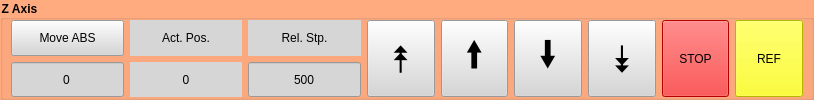
            <widget class="QGroupBox" name="groupBox_8">
             <property name="sizePolicy">
              <sizepolicy hsizetype="Expanding" vsizetype="Expanding">
               <horstretch>0</horstretch>
               <verstretch>0</verstretch>
              </sizepolicy>
             </property>
             <property name="font">
              <font>
               <weight>75</weight>
               <bold>true</bold>
              </font>
             </property>
             <property name="autoFillBackground">
              <bool>false</bool>
             </property>
             <property name="styleSheet">
              <string notr="true">background-color: rgb(255, 170, 127);</string>
             </property>
             <property name="title">
              <string>Z Axis</string>
             </property>
             <property name="flat">
              <bool>true</bool>
             </property>
             <layout class="QGridLayout" name="gridLayout_11" columnstretch="5,5,5,3,3,3,3,3,3">
              <property name="leftMargin">
               <number>8</number>
              </property>
              <property name="topMargin">
               <number>0</number>
              </property>
              <property name="rightMargin">
               <number>8</number>
              </property>
              <property name="bottomMargin">
               <number>0</number>
              </property>
              <item row="0" column="0">
               <widget class="QPushButton" name="move_abs_z_btn">
                <property name="sizePolicy">
                 <sizepolicy hsizetype="Preferred" vsizetype="Minimum">
                  <horstretch>0</horstretch>
                  <verstretch>0</verstretch>
                 </sizepolicy>
                </property>
                <property name="minimumSize">
                 <size>
                  <width>1</width>
                  <height>0</height>
                 </size>
                </property>
                <property name="font">
                 <font>
                  <weight>50</weight>
                  <bold>false</bold>
                 </font>
                </property>
                <property name="styleSheet">
                 <string notr="true">background-color: rgb(214, 214, 214);</string>
                </property>
                <property name="text">
                 <string>Move ABS</string>
                </property>
               </widget>
              </item>
              <item row="0" column="1">
               <widget class="QLabel" name="label_8">
                <property name="sizePolicy">
                 <sizepolicy hsizetype="Preferred" vsizetype="Minimum">
                  <horstretch>0</horstretch>
                  <verstretch>0</verstretch>
                 </sizepolicy>
                </property>
                <property name="minimumSize">
                 <size>
                  <width>1</width>
                  <height>0</height>
                 </size>
                </property>
                <property name="font">
                 <font>
                  <weight>50</weight>
                  <bold>false</bold>
                 </font>
                </property>
                <property name="styleSheet">
                 <string notr="true">background-color: rgb(214, 214, 214);</string>
                </property>
                <property name="text">
                 <string>Act. Pos.</string>
                </property>
                <property name="alignment">
                 <set>Qt::AlignCenter</set>
                </property>
               </widget>
              </item>
              <item row="0" column="2">
               <widget class="QLabel" name="label_9">
                <property name="sizePolicy">
                 <sizepolicy hsizetype="Preferred" vsizetype="Minimum">
                  <horstretch>0</horstretch>
                  <verstretch>0</verstretch>
                 </sizepolicy>
                </property>
                <property name="minimumSize">
                 <size>
                  <width>1</width>
                  <height>0</height>
                 </size>
                </property>
                <property name="font">
                 <font>
                  <weight>50</weight>
                  <bold>false</bold>
                 </font>
                </property>
                <property name="styleSheet">
                 <string notr="true">background-color: rgb(214, 214, 214);</string>
                </property>
                <property name="text">
                 <string>Rel. Stp.</string>
                </property>
                <property name="alignment">
                 <set>Qt::AlignCenter</set>
                </property>
               </widget>
              </item>
              <item row="1" column="0">
               <widget class="QLineEdit" name="move_abs_z_entry">
                <property name="sizePolicy">
                 <sizepolicy hsizetype="Preferred" vsizetype="Minimum">
                  <horstretch>0</horstretch>
                  <verstretch>0</verstretch>
                 </sizepolicy>
                </property>
                <property name="minimumSize">
                 <size>
                  <width>1</width>
                  <height>0</height>
                 </size>
                </property>
                <property name="font">
                 <font>
                  <weight>50</weight>
                  <bold>false</bold>
                 </font>
                </property>
                <property name="styleSheet">
                 <string notr="true">background-color: rgb(214, 214, 214);</string>
                </property>
                <property name="text">
                 <string>0</string>
                </property>
                <property name="alignment">
                 <set>Qt::AlignCenter</set>
                </property>
               </widget>
              </item>
              <item row="1" column="1">
               <widget class="QLabel" name="pos_z_lbl">
                <property name="sizePolicy">
                 <sizepolicy hsizetype="Preferred" vsizetype="Minimum">
                  <horstretch>0</horstretch>
                  <verstretch>0</verstretch>
                 </sizepolicy>
                </property>
                <property name="minimumSize">
                 <size>
                  <width>1</width>
                  <height>0</height>
                 </size>
                </property>
                <property name="font">
                 <font>
                  <weight>50</weight>
                  <bold>false</bold>
                 </font>
                </property>
                <property name="styleSheet">
                 <string notr="true">background-color: rgb(214, 214, 214);</string>
                </property>
                <property name="text">
                 <string>0</string>
                </property>
                <property name="alignment">
                 <set>Qt::AlignCenter</set>
                </property>
               </widget>
              </item>
              <item row="1" column="2">
               <widget class="QLineEdit" name="rel_stp_z_entry">
                <property name="sizePolicy">
                 <sizepolicy hsizetype="Preferred" vsizetype="Minimum">
                  <horstretch>0</horstretch>
                  <verstretch>0</verstretch>
                 </sizepolicy>
                </property>
                <property name="minimumSize">
                 <size>
                  <width>1</width>
                  <height>0</height>
                 </size>
                </property>
                <property name="font">
                 <font>
                  <weight>50</weight>
                  <bold>false</bold>
                 </font>
                </property>
                <property name="styleSheet">
                 <string notr="true">background-color: rgb(214, 214, 214);</string>
                </property>
                <property name="text">
                 <string>500</string>
                </property>
                <property name="alignment">
                 <set>Qt::AlignCenter</set>
                </property>
               </widget>
              </item>
              <item row="0" column="3" rowspan="2">
               <widget class="QPushButton" name="move_rel_z_min_btn">
                <property name="sizePolicy">
                 <sizepolicy hsizetype="Preferred" vsizetype="Minimum">
                  <horstretch>0</horstretch>
                  <verstretch>0</verstretch>
                 </sizepolicy>
                </property>
                <property name="minimumSize">
                 <size>
                  <width>1</width>
                  <height>0</height>
                 </size>
                </property>
                <property name="font">
                 <font>
                  <pointsize>28</pointsize>
                  <weight>50</weight>
                  <bold>false</bold>
                 </font>
                </property>
                <property name="styleSheet">
                 <string notr="true">background-color: rgb(214, 214, 214);</string>
                </property>
                <property name="text">
                 <string> ⯭ </string>
                </property>
               </widget>
              </item>
              <item row="0" column="4" rowspan="2">
               <widget class="QPushButton" name="move_rel_z_min_h_btn">
                <property name="sizePolicy">
                 <sizepolicy hsizetype="Preferred" vsizetype="Minimum">
                  <horstretch>0</horstretch>
                  <verstretch>0</verstretch>
                 </sizepolicy>
                </property>
                <property name="minimumSize">
                 <size>
                  <width>1</width>
                  <height>0</height>
                 </size>
                </property>
                <property name="font">
                 <font>
                  <pointsize>28</pointsize>
                  <weight>50</weight>
                  <bold>false</bold>
                 </font>
                </property>
                <property name="styleSheet">
                 <string notr="true">background-color: rgb(214, 214, 214);</string>
                </property>
                <property name="text">
                 <string>🠙</string>
                </property>
               </widget>
              </item>
              <item row="0" column="5" rowspan="2">
               <widget class="QPushButton" name="move_rel_z_plu_h_btn">
                <property name="sizePolicy">
                 <sizepolicy hsizetype="Preferred" vsizetype="Minimum">
                  <horstretch>0</horstretch>
                  <verstretch>0</verstretch>
                 </sizepolicy>
                </property>
                <property name="minimumSize">
                 <size>
                  <width>1</width>
                  <height>0</height>
                 </size>
                </property>
                <property name="font">
                 <font>
                  <pointsize>28</pointsize>
                  <weight>50</weight>
                  <bold>false</bold>
                 </font>
                </property>
                <property name="styleSheet">
                 <string notr="true">background-color: rgb(214, 214, 214);</string>
                </property>
                <property name="text">
                 <string>🠛</string>
                </property>
               </widget>
              </item>
              <item row="0" column="6" rowspan="2">
               <widget class="QPushButton" name="move_rel_z_plu_btn">
                <property name="sizePolicy">
                 <sizepolicy hsizetype="Preferred" vsizetype="Minimum">
                  <horstretch>0</horstretch>
                  <verstretch>0</verstretch>
                 </sizepolicy>
                </property>
                <property name="minimumSize">
                 <size>
                  <width>1</width>
                  <height>0</height>
                 </size>
                </property>
                <property name="font">
                 <font>
                  <pointsize>28</pointsize>
                  <weight>50</weight>
                  <bold>false</bold>
                 </font>
                </property>
                <property name="styleSheet">
                 <string notr="true">background-color: rgb(214, 214, 214);</string>
                </property>
                <property name="text">
                 <string>⯯</string>
                </property>
               </widget>
              </item>
              <item row="0" column="7" rowspan="2">
               <widget class="QPushButton" name="stop_z_btn">
                <property name="sizePolicy">
                 <sizepolicy hsizetype="Preferred" vsizetype="Minimum">
                  <horstretch>0</horstretch>
                  <verstretch>0</verstretch>
                 </sizepolicy>
                </property>
                <property name="minimumSize">
                 <size>
                  <width>1</width>
                  <height>0</height>
                 </size>
                </property>
                <property name="styleSheet">
                 <string notr="true">background-color: rgb(255, 0, 0);</string>
                </property>
                <property name="text">
                 <string>STOP</string>
                </property>
               </widget>
              </item>
              <item row="0" column="8" rowspan="2">
               <widget class="QPushButton" name="ref_z_btn">
                <property name="sizePolicy">
                 <sizepolicy hsizetype="Preferred" vsizetype="Minimum">
                  <horstretch>0</horstretch>
                  <verstretch>0</verstretch>
                 </sizepolicy>
                </property>
                <property name="minimumSize">
                 <size>
                  <width>1</width>
                  <height>0</height>
                 </size>
                </property>
                <property name="styleSheet">
                 <string notr="true">background-color: rgb(255, 255, 0);</string>
                </property>
                <property name="text">
                 <string>REF</string>
                </property>
               </widget>
              </item>
             </layout>
            </widget>
